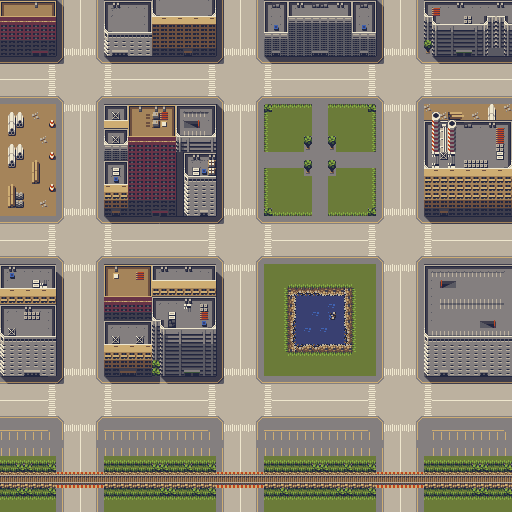

Tiled map render using the project's own tile images. Description and the map definition, with tile-layer contents summarised, below:
An orthogonal 64x64 tile map with 8x8 px tiles, 2 tile layers (Ground, Buldings) and 16 objects (14x Turkey, Player).

<map version="1.9" tiledversion="1.9.2" orientation="orthogonal" renderorder="right-down" width="64" height="64" tilewidth="8" tileheight="8" infinite="0" nextlayerid="6" nextobjectid="26">
 <tileset firstgid="1" source="City.tsx" />
 <layer id="1" name="Ground" width="64" height="64" locked="1">
  <data>[4096 cells, 2756 non-empty, 234 distinct tile ids]</data>
 </layer>
 <layer id="2" name="Buldings" width="64" height="64" locked="1">
  <data>[4096 cells, 1354 non-empty, 339 distinct tile ids]</data>
 </layer>
 <objectgroup id="3" name="Entity Layer">
  <object id="4" name="Player" x="80.3636" y="15.0909">
   <point />
  </object>
  <object id="6" name="Turkey" x="399.334" y="88">
   <point />
  </object>
  <object id="7" name="Turkey" x="319.333" y="165.334">
   <point />
  </object>
  <object id="9" name="Turkey" x="32.6666" y="248">
   <point />
  </object>
  <object id="11" name="Turkey" x="237.334" y="246.667">
   <point />
  </object>
  <object id="12" name="Turkey" x="81.333" y="485.334">
   <point />
  </object>
  <object id="13" name="Turkey" x="30.6667" y="410.667">
   <point />
  </object>
  <object id="14" name="Turkey" x="466.667" y="248">
   <point />
  </object>
  <object id="15" name="Turkey" x="274" y="322">
   <point />
  </object>
  <object id="17" name="Turkey" x="454" y="408">
   <point />
  </object>
  <object id="19" name="Turkey" x="366" y="329.333">
   <point />
  </object>
  <object id="20" name="Turkey" x="240.667" y="487.334">
   <point />
  </object>
  <object id="21" name="Turkey" x="399.333" y="486">
   <point />
  </object>
  <object id="22" name="Turkey" x="238.667" y="90.0001">
   <point />
  </object>
  <object id="23" name="Turkey" x="30" y="137.333">
   <point />
  </object>
  <object id="25" x="413.333" y="-126">
   <point />
  </object>
 </objectgroup>
</map>
